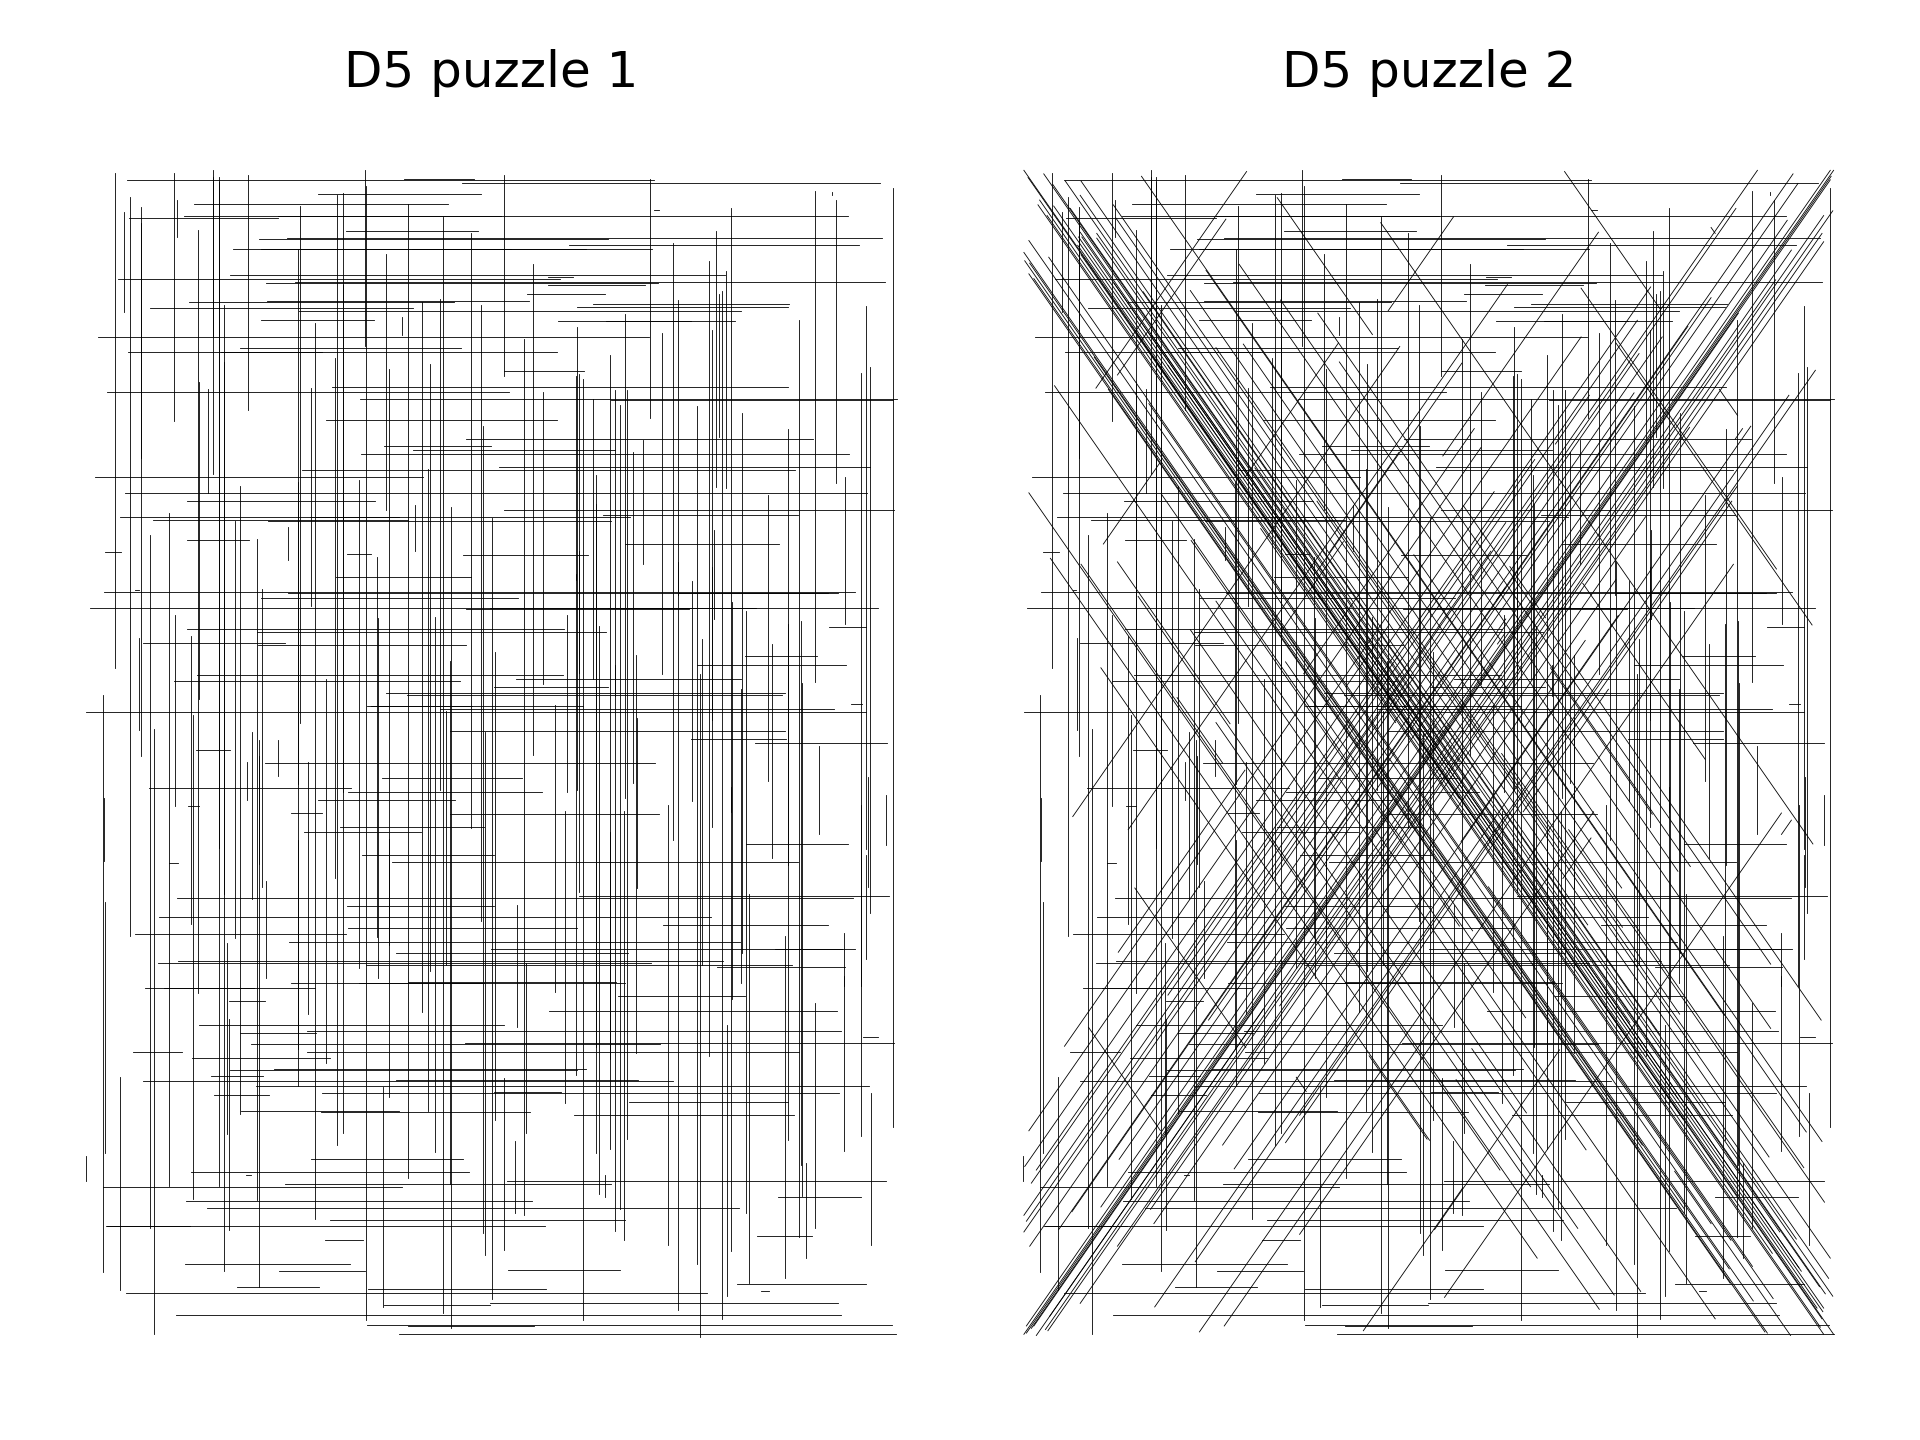

The Python source for this figure:
import myLib
import re
import matplotlib.pyplot as plt

DAY       = "D5"
inputFile = "D:\Dev_Perso\\AdventOfCode\\2021\\"+DAY+".txt"

# ==================================================================================================

def computeMap( inputFile, diagonals:bool , graph):
    coords=[]
    for coord in myLib.input_as_lines(inputFile):
        coords.append( tuple( [int(val) for val in re.findall(r'\d+',coord)]))

    #-> Init a map
    maxX = max( [ max( [x1,x2]) for (x1, y1 ,x2,y2) in coords] )
    maxY = max( [ max( [y1,y2]) for (x1, y1 ,x2,y2) in coords] )
    map  = [[0] * (maxX+1) for i in range(maxY+1)]

    # -> Draw the map
    for (x1, y1, x2, y2) in coords:
        if diagonals or not diagonals and ( x1==x2 or y1==y2):
            dx      = (x2 > x1) - ( x2 < x1)
            dy      = (y2 > y1) - ( y2 < y1)
            nbIters = max([abs(y2 - y1) + 1, abs(x2 - x1) + 1])

            for iter in range(nbIters):
                map[x1 + iter * dx][y1 + iter * dy] += 1

            graph.plot([x1,x2] , [-y1,-y2],linewidth=0.2,color=(0,0,0) )

    #-> Compute sum ( cross points)
    res = sum([sum(val >= 2 for val in row) for row in map])
    return res

# --------------------------------------------------------------------------------------------------
def Puzzle_1( inputFile , graph):
    return computeMap(inputFile, False, graph)

# --------------------------------------------------------------------------------------------------
def Puzzle_2(inputFile, graph):
    return computeMap(inputFile, True, graph)

# ==================================================================================================

figure,graph = myLib.init_matlibgraph(DAY)

myLib.display_header(DAY, inputFile )

myLib.display_result("1",str(Puzzle_1( inputFile, graph[0] )))
myLib.display_result("2",str(Puzzle_2( inputFile, graph[1] )))

myLib.save_matlibgraph(figure, DAY)

myLib.display_footer()
